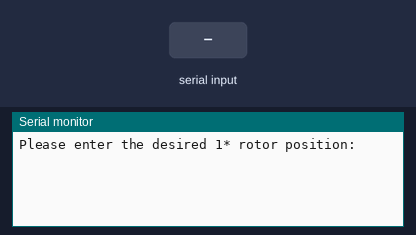
A sketch run on a simulated Arduino Uno, built with avr-gcc and run on an emulated ATmega328P. Shown: the last lines printed to the serial monitor. The inputs (shaded band) are chosen by the test bench.

Above: at 0.8 s.
0.9 s: "90,45,200\n" received over Serial
At 1.8 s:
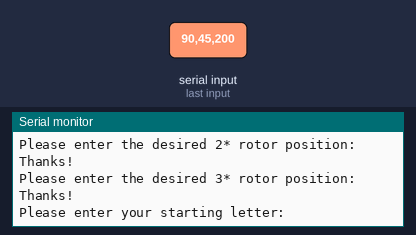
At 3.6 s:
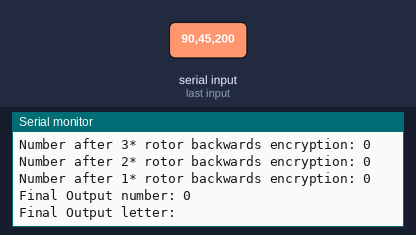

The sketch:

Encryption1RotorABC.ino
```cpp
//Variables
int Input; //input can be 1/2/3

int SetRn1; //rotor n1 position on !/3
int SetRn2; //rotor n2 position on !/3
int SetRn3; //rotor n3 position on !/3

//Standard
int o1; //output n1
int o2; //output n2
int o3; //output n3
int o4; //output n4
int o5; //output n5
int o6; //output n6
int o7; //output n7
int Output; //final output
int SetRn4 = 1; //rotor n4 position on !/3

void setup() {
  Serial.begin(9600);

  //rotor n1 input
  Serial.println("Please enter the desired 1* rotor position: ");
  while (Serial.available() == 0) {}
  SetRn1 = int(Serial.parseInt());
  Serial.println("Thanks!");

  //rotor n2 input
  Serial.println("Please enter the desired 2* rotor position: ");
  while (Serial.available() == 0) {}
  SetRn2 = int(Serial.parseInt());
  Serial.println("Thanks!");

  //rotor n3 input
  Serial.println("Please enter the desired 3* rotor position: ");
  while (Serial.available() == 0) {}
  SetRn3 = int(Serial.parseInt());
  Serial.println("Thanks!");

}

void loop() {

  //Input number
  Serial.println("Please enter your starting letter: ");
  while (Serial.available() == 0) {}
  Input = int(Serial.parseInt());
  Serial.println("Thanks!");

  Serial.print("Starting Input:  ");
  Serial.println(Input);

  Serial.print("Starting letter: ");
  if (Input == 0) Serial.println("!!!We got a problem!!!");
  if (Input == 1) Serial.println("A");
  if (Input == 2) Serial.println("B");
  if (Input == 3) Serial.println("C");

  //Rotor 1 Settings IF
  if (SetRn1 == 2) Input = Input + 1;
  if (SetRn1 == 3) Input = Input + 2;
  //Rotor 2 Settings IF
  if (SetRn2 == 2) Input = Input + 1;
  if (SetRn2 == 3) Input = Input + 2;
  //Rotor 3 Settings IF
  if (SetRn3 == 2) Input = Input + 1;
  if (SetRn3 == 3) Input = Input + 2;
  //Rotor 4 is always set to 1
  //Rotor 5 Settings IF
  if (SetRn3 == 2) Input = Input + 1;
  if (SetRn3 == 3) Input = Input + 2;
  //Rotor 6 Settings IF
  if (SetRn2 == 2) Input = Input + 1;
  if (SetRn2 == 3) Input = Input + 2;
  //Rotor 7 Settings IF
  if (SetRn1 == 2) Input = Input + 1;
  if (SetRn1 == 3) Input = Input + 2;

  Serial.print("Setting Rotor n1: ");
  Serial.println(SetRn1);

  Serial.print("Setting Rotor n2: ");
  Serial.println(SetRn2);

  Serial.print("Setting Rotor n3: ");
  Serial.println(SetRn3);

  Serial.print("Input before overflow protection: ");
  Serial.println(Input);
  //overflow protetion setting

  while (Input > 3) {
    Input = Input - 3;
  }

  //if (Input > 3) Input = Input - 3;
  //if (Input > 3) Input = Input - 3;
  //if (Input > 3) Input = Input - 3;
  //if (Input > 3) Input = Input - 3;
  //if (Input > 3) Input = Input - 3;
  //if (Input > 3) Input = Input - 3;
  //if (Input > 3) Input = Input - 3;

  Serial.print("Input after overflow protection: ");
  Serial.println(Input);

  //Rotor 1 encryption
  if (Input == 1) o1 = 2;
  if (Input == 2) o1 = 3;
  if (Input == 3) o1 = 1;
  Serial.print("Number after 1* rotor encryption: ");
  Serial.println(o1);

  //Rotor 2 encryption
  if (o1 == 1) o2 = 2;
  if (o1 == 2) o2 = 3;
  if (o1 == 3) o2 = 1;
  Serial.print("Number after 2* rotor encryption: ");
  Serial.println(o2);

  //Rotor 3 encryption
  if (o2 == 1) o3 = 2;
  if (o2 == 2) o3 = 3;
  if (o2 == 3) o3 = 1;
  Serial.print("Number after 3* rotor encryption: ");
  Serial.println(o3);

  //Rotor 4 encryption
  if (o3 == 1) o4 = 2;
  if (o3 == 2) o4 = 3;
  if (o3 == 3) o4 = 1;
  Serial.print("Number after inverter encryption: ");
  Serial.println(o4);

  //Rotor 5 encryption
  if (o4 == 1) o5 = 2;
  if (o4 == 2) o5 = 3;
  if (o4 == 3) o5 = 1;
  Serial.print("Number after 3* rotor backwards encryption: ");
  Serial.println(o5);

  //Rotor 6 encryption
  if (o5 == 1) o6 = 2;
  if (o5 == 2) o6 = 3;
  if (o5 == 3) o6 = 1;
  Serial.print("Number after 2* rotor backwards encryption: ");
  Serial.println(o6);

  //Rotor 7 encryption
  if (o6 == 1) o7 = 2;
  if (o6 == 2) o7 = 3;
  if (o6 == 3) o7 = 1;
  Serial.print("Number after 1* rotor backwards encryption: ");
  Serial.println(o7);

  //Output
  Output = o7;
  Serial.print("Final Output number: ");
  Serial.println(Output);

  Serial.print("Final Output letter: ");
  if (Output == 1) Serial.println("A");
  if (Output == 2) Serial.println("B");
  if (Output == 3) Serial.println("C");


 delay(10000);
}
```

Measured:
- after the input at 0.9 s, the serial monitor: prints a new line at once (image 1)
